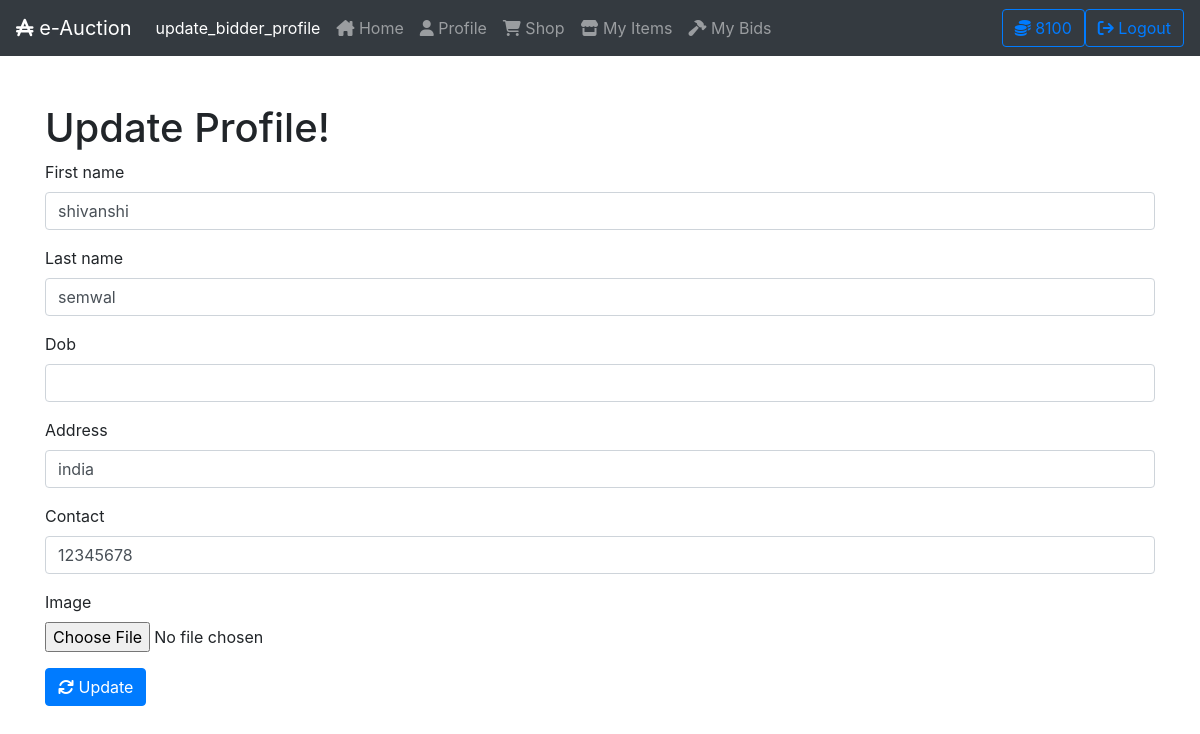
Screenshot of /bidder/profile/update/1/ (signed in) with the database file from the repository.
### auction/models.py (models this page shows, shortened)
class Bidder(models.Model):
    user = models.OneToOneField(
        User, on_delete=models.CASCADE, related_name='bidder')
    first_name = models.CharField(max_length=100, blank=True, null=True)
    last_name = models.CharField(max_length=100, blank=True, null=True)
    dob = models.DateField(blank=True, null=True)
    address = models.CharField(max_length=100, blank=True, null=True)
    contact = models.CharField(max_length=20, blank=True, null=True)
    image = models.ImageField(upload_to='profile_pics/', blank=True, null=True)
    balance = models.IntegerField(default=100)

### auction/views/bidder.py (the view)
# urls.py: re_path(r"profile/update/(?P<pk>\d+)/$", bidder.BidderUpdateView.as_view(), name='update_bidder_profile'),
@method_decorator(allowed_users(['bidders']), name='dispatch')
class BidderUpdateView(UpdateView):
    model = models.Bidder
    fields = ('first_name', 'last_name', 'dob', 'address', 'contact', 'image')
    template_name = 'bidder/profile/update.html'
    success_url = reverse_lazy('bidder_home')
    context_object_name = 'bidder'

### templates/bidder/profile/update.html (shortened to what this page needs)
{% extends "bidder/base.html" %}
{% block navbar %}
{% include "bidder/nav.html" %}
{% endblock %}
{% block content %}
{% load crispy_forms_tags %}
<div class="container">
    <div class="mt-5">
        <h1>Update Profile!</h1>
        <form method="POST">
            {{ form | crispy }}
            <button type="submit" class="btn btn-primary">
                <i class="fa-solid fa-arrows-rotate"></i> Update
            </button>
        </form>
    </div>
</div>
{% endblock %}

### templates/bidder/nav.html (shortened to what this page needs)
<nav class="navbar navbar-expand-lg navbar-dark bg-dark">
    <a class="navbar-brand" href="#"><i class="fa-solid fa-austral-sign"></i> e-Auction</a>
    <div class="collapse navbar-collapse" id="navbarNav">
        <ul class="navbar-nav">
            <li class="nav-link active">{{ request.resolver_match.url_name }}</li>
            <li {% if request.resolver_match.url_name == 'bidder_home' %}class="active" {% endif %} class="nav-item">
                <a class="nav-link" href="{% url 'bidder_home' %}"> <i class="fa-solid fa-house-chimney"></i> Home </a>
            </li>
            <li {% if request.resolver_match.url_name == 'bidder_profile' %}class="active" {% endif %} class="nav-item">
                <a class="nav-link" href="{% url 'bidder_profile' %}"> <i class="fa-solid fa-user"></i> Profile</a>
            </li>
            <li {% if request.resolver_match.url_name == 'bidder_profile' %}class="active" {% endif %} class="nav-item">
                <a class="nav-link" href="{% url 'products_view' %}"> <i class="fa-solid fa-cart-shopping"></i> Shop</a>
            </li>
            <li {% if request.resolver_match.url_name == 'bidder_profile' %}class="active" {% endif %} class="nav-item">
                <a class="nav-link" href=""><i class="fa-solid fa-store"></i> My Items</a>
            </li>
            <li {% if request.resolver_match.url_name == 'bidder_profile' %}class="active" {% endif %} class="nav-item">
                <a class="nav-link" href="{% url 'bids_view' %}"><i class="fa-solid fa-hammer"></i> My Bids</a>
            </li>
        </ul>
        <ul class="navbar-nav ml-auto">
            <li class="nav-item">
                <a href="#" class="btn btn-outline-primary"> <i class="fa-solid fa-coins"></i> {{ user.bidder.balance }}</a>
            </li>
            {% if user.is_authenticated %}
            <li class="nav-item">
                <a href="{% url 'logout_user' %}" class="btn btn-outline-primary"> <i class="fa-solid fa-arrow-right-from-bracket"></i> Logout</a>
            </li>
            {% else %}
            <li class="nav-item">
                <a href="{% url 'login_user' %}" class="btn btn-outline-primary"> <i class="fa-solid fa-arrow-right-from-bracket"></i> Login</a>
            </li>
            {% endif %}
        </ul>
    </div>
</nav>

### rows the page displays
Bidder: first_name "shivanshi", last_name "semwal", address "india", contact "12345678"

### other values shown
{{ request.resolver_match.url_name }} "update_bidder_profile"
{{ user.bidder.balance }} "8100"
